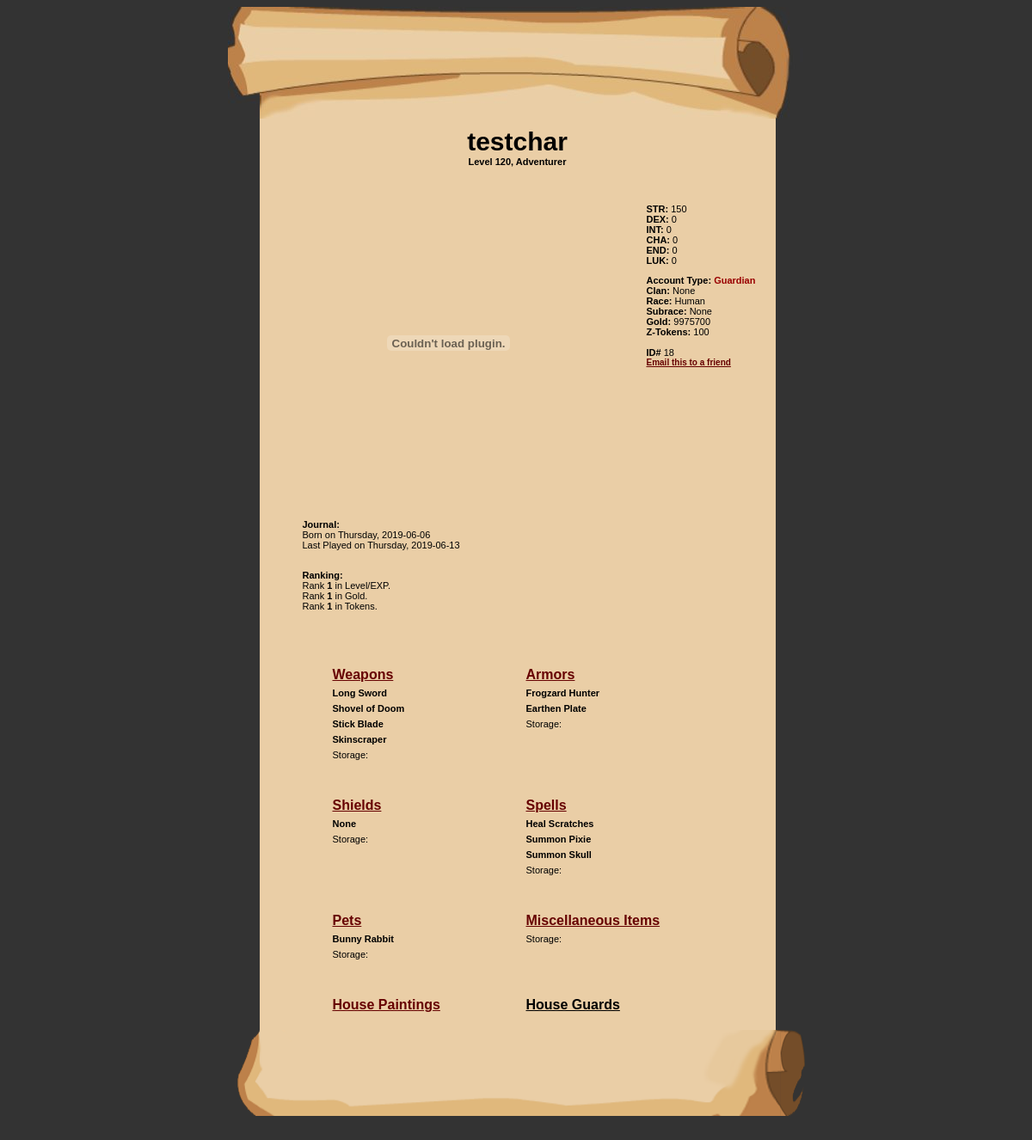
Screenshot of /Upload/zw-chardetailnew.php?temp=18 with the database file from the repository.
### tables this page shows
CREATE TABLE IF NOT EXISTS `zw_characters` (
  `id` int(11) NOT NULL AUTO_INCREMENT,
  `charname` varchar(225) NOT NULL,
  `level` int(11) NOT NULL DEFAULT '0',
  `exp` int(11) NOT NULL DEFAULT '0',
  `username` varchar(225) NOT NULL,
  `type` tinyint(1) NOT NULL DEFAULT '3',
  `face` int(11) NOT NULL,
  `facecolors` varchar(225) NOT NULL,
  `class` varchar(225) NOT NULL,
  `chartype` varchar(225) NOT NULL DEFAULT 'Guardian',
  `gold` int(11) NOT NULL DEFAULT '1000',
  `tokens` int(11) NOT NULL DEFAULT '100',
  `strength` int(11) NOT NULL DEFAULT '0',
  `dexterity` int(11) NOT NULL DEFAULT '0',
  `intelligence` int(11) NOT NULL DEFAULT '0',
  `charm` int(11) NOT NULL DEFAULT '0',
  `endurance` int(11) NOT NULL DEFAULT '0',
  `luck` int(11) NOT NULL DEFAULT '0',
  `race` varchar(225) NOT NULL DEFAULT 'Human',
  `subrace` varchar(225) NOT NULL DEFAULT 'None',
  `clan` varchar(225) NOT NULL DEFAULT 'None',
  `createdday` varchar(225) NOT NULL DEFAULT 'Someday',
  `createddate` varchar(225) NOT NULL DEFAULT 'Sometime',
  `playedday` varchar(225) NOT NULL DEFAULT 'Someday',
  `playeddate` varchar(225) NOT NULL DEFAULT 'Sometime',
  `armorcolors` varchar(225) NOT NULL DEFAULT '0x333333,0xFFFFFF,0xFF0000',
  `staff` tinyint(1) NOT NULL DEFAULT '0',
  `banned` tinyint(1) NOT NULL DEFAULT '0',
  `extraweaponSlot` int(11) NOT NULL DEFAULT '0',
  `extraarmorSlot` int(11) NOT NULL DEFAULT '0',
  `extrashieldSlot` int(11) NOT NULL DEFAULT '0',
  `extraspellSlot` int(11) NOT NULL DEFAULT '0',
  `extrapetSlot` int(11) NOT NULL DEFAULT '0',
  `extramiscSlot` int(11) NOT NULL DEFAULT '0',
  `extrahouseSlot` int(11) NOT NULL DEFAULT '0',
  `wins` int(11) NOT NULL DEFAULT '0',
  `deaths` int(11) NOT NULL DEFAULT '0',
  `HPotion` int(11) DEFAULT '1',
  `MPotion` int(11) DEFAULT '1',
  PRIMARY KEY (`id`)
);

CREATE TABLE IF NOT EXISTS `zw_items` (
  `CharId` int(11) NOT NULL,
  `AdjustId` int(11) NOT NULL AUTO_INCREMENT,
  `ItemId` int(11) NOT NULL,
  `ItemCat` varchar(225) NOT NULL DEFAULT 'weapon',
  `SortNumber` int(11) NOT NULL,
  `PetName` varchar(225) NOT NULL,
  UNIQUE KEY `AdjustId` (`AdjustId`),
  UNIQUE KEY `AdjustId_2` (`AdjustId`)
);

CREATE TABLE IF NOT EXISTS `zw_weapons` (
  `ItemId` int(11) NOT NULL,
  `ItemName` varchar(225) NOT NULL,
  `ItemDesc` varchar(225) NOT NULL,
  `ItemElement` varchar(225) NOT NULL,
  `ItemType` varchar(225) NOT NULL,
  `ItemPowerLevel` int(11) NOT NULL,
  `ItemLevel` int(11) NOT NULL,
  `ItemPowerExp` int(11) NOT NULL,
  `Dropable` tinyint(1) NOT NULL DEFAULT '1',
  `BuyType` tinyint(1) NOT NULL DEFAULT '1',
  `HoursOwned` int(11) NOT NULL DEFAULT '0',
  `BaseDamage` int(11) NOT NULL,
  `RandomDamage` int(11) NOT NULL,
  `ItemBonus` int(11) NOT NULL,
  `Buyable` tinyint(1) NOT NULL DEFAULT '1',
  `Extra` varchar(225) NOT NULL,
  `Price` int(11) NOT NULL,
  `SellPrice` int(11) NOT NULL,
  `proc` int(11) DEFAULT NULL,
  `procframe` varchar(225) DEFAULT NULL
);

CREATE TABLE IF NOT EXISTS `zw_armors` (
  `ItemId` int(11) NOT NULL,
  `ItemName` varchar(225) NOT NULL,
  `ItemDesc` varchar(225) NOT NULL,
  `ItemElement` varchar(225) NOT NULL,
  `ItemType` varchar(225) NOT NULL DEFAULT 'Melee',
  `Price` int(11) NOT NULL DEFAULT '0',
  `SellPrice` int(11) NOT NULL DEFAULT '0',
  `Dropable` tinyint(1) NOT NULL,
  `PowerLevel` int(11) NOT NULL,
  `ItemLevel` int(11) NOT NULL,
  `BuyType` tinyint(1) NOT NULL,
  `Buyable` tinyint(1) NOT NULL DEFAULT '1',
  `HoursOwned` int(11) NOT NULL,
  `Extra` varchar(225) NOT NULL,
  `ArmorFire` int(11) NOT NULL,
  `ArmorWater` int(11) NOT NULL,
  `ArmorIce` int(11) NOT NULL,
  `ArmorWind` int(11) NOT NULL,
  `ArmorEarth` int(11) NOT NULL,
  `ArmorEnergy` int(11) NOT NULL,
  `ArmorLight` int(11) NOT NULL,
  `ArmorDarkness` int(11) NOT NULL,
  `ArmorMelee` int(11) NOT NULL,
  `ArmorRanged` int(11) NOT NULL,
  `ArmorMagic` int(11) NOT NULL,
  UNIQUE KEY `ItemId` (`ItemId`)
);

CREATE TABLE IF NOT EXISTS `zw_shields` (
  `ItemId` int(11) NOT NULL,
  `ItemName` varchar(225) NOT NULL,
  `ItemDesc` varchar(225) NOT NULL,
  `ItemElement` varchar(225) NOT NULL,
  `ItemType` varchar(225) NOT NULL DEFAULT 'Melee',
  `Price` int(11) NOT NULL DEFAULT '0',
  `SellPrice` int(11) NOT NULL DEFAULT '0',
  `Dropable` tinyint(1) NOT NULL,
  `PowerLevel` int(11) NOT NULL,
  `ItemLevel` int(11) NOT NULL,
  `BuyType` tinyint(1) NOT NULL DEFAULT '1',
  `Buyable` tinyint(1) NOT NULL,
  `HoursOwned` int(11) NOT NULL,
  `Extra` varchar(225) NOT NULL,
  `ArmorFire` int(11) NOT NULL,
  `ArmorWater` int(11) NOT NULL,
  `ArmorIce` int(11) NOT NULL,
  `ArmorWind` int(11) NOT NULL,
  `ArmorEarth` int(11) NOT NULL,
  `ArmorEnergy` int(11) NOT NULL,
  `ArmorLight` int(11) NOT NULL,
  `ArmorDarkness` int(11) NOT NULL,
  `ArmorMelee` int(11) NOT NULL,
  `ArmorRanged` int(11) NOT NULL,
  `ArmorMagic` int(11) NOT NULL
);

CREATE TABLE IF NOT EXISTS `zw_spells` (
  `ItemId` int(11) NOT NULL,
  `ItemName` varchar(225) NOT NULL,
  `ItemDesc` varchar(225) NOT NULL,
  `ItemElement` varchar(225) NOT NULL,
  `ItemType` varchar(225) NOT NULL DEFAULT 'Melee',
  `Cost` int(11) NOT NULL,
  `Price` int(11) NOT NULL DEFAULT '0',
  `SellPrice` int(11) NOT NULL DEFAULT '0',
  `Dropable` tinyint(1) NOT NULL,
  `PowerLevel` int(11) NOT NULL,
  `ItemLevel` int(11) NOT NULL,
  `BuyType` tinyint(1) NOT NULL DEFAULT '1',
  `Buyable` tinyint(1) NOT NULL,
  `HoursOwned` int(11) NOT NULL,
  `Extra` varchar(225) DEFAULT NULL
);

CREATE TABLE IF NOT EXISTS `zw_pets` (
  `ItemId` int(11) NOT NULL,
  `ItemName` varchar(225) NOT NULL,
  `ItemDesc` varchar(225) NOT NULL,
  `ItemElement` varchar(225) NOT NULL,
  `ItemType` varchar(225) NOT NULL DEFAULT 'Melee',
  `Charisma` int(11) NOT NULL,
  `Price` int(11) NOT NULL DEFAULT '0',
  `SellPrice` int(11) NOT NULL DEFAULT '0',
  `Dropable` tinyint(1) NOT NULL,
  `PowerLevel` int(11) NOT NULL,
  `ItemLevel` int(11) NOT NULL,
  `BuyType` tinyint(1) NOT NULL DEFAULT '1',
  `Buyable` tinyint(1) NOT NULL,
  `HoursOwned` int(11) NOT NULL,
  `Extra` varchar(225) NOT NULL,
  `BaseHP` int(11) NOT NULL,
  `BaseDamage` int(11) NOT NULL,
  `RandomDamage` int(11) NOT NULL,
  `BonusToHit` int(11) NOT NULL
);

### Upload/zw-chardetailnew.php (the view, shortened to what the rows shown need)
<?php
$charid = mysql_real_escape_string(stripslashes($_GET["temp"]));
$character = mysql_query("SELECT * FROM zw_characters WHERE id='{$charid}' LIMIT 1");
$chr = mysql_fetch_array($character);
?>
<HTML>
<HEAD>
	<link href="images/css/chardetail.css" rel="stylesheet" type="text/css" />
</HEAD>
<BODY>
<TABLE WIDTH="671" BORDER="0" align="center" CELLPADDING="0" CELLSPACING="0">
	<TR>
		<TD width="600" align="left" valign="top" bgcolor="#EACEA6">
		 <table width="600" border="0" cellpadding="10" cellspacing="0">
          <tr align="center">
            <td colspan="2">
				<p>
					<span class="style1"><?php echo $chr["charname"]; ?></span><br>
					<b>Level <?php echo $chr["level"]; ?>, <?php echo $chr["class"]; ?></b>
				</p>
			</td>
          </tr>
          <tr>
            <td align="left" valign="top">
				<br/>
				<p>
            	  <b>STR:</b> <?php echo $chr["strength"]; ?><br/>
		          <b>DEX:</b> <?php echo $chr["dexterity"]; ?><br/>
	              <b>INT:</b> <?php echo $chr["intelligence"]; ?><br/>
				  <b>CHA:</b> <?php echo $chr["charm"]; ?><br/>
				  <b>END:</b> <?php echo $chr["endurance"]; ?><br/>
				  <b>LUK:</b> <?php echo $chr["luck"]; ?><br/>
				</p>
				<p>
					<b>Account Type:</b><span class="style5">
						<?php echo $chr["chartype"]; ?>
					</span>
				  <br />
 				  <b>Clan: </b> <?php echo $chr["clan"]; ?><br/>
				  <b>Race: </b> <?php echo $chr["race"]; ?><br/>
 				  <b>Subrace: </b> <?php echo $chr["subrace"]; ?><br/>
                  <b>Gold:</b> <?php echo $chr["gold"]; ?><br/>
                  <b>Z-Tokens:</b> <?php echo $chr["tokens"]; ?><br/>
                  <br/>
				  <b>ID#</b> <?php echo $charid; ?><br>
                    <a href="mailto:yourfriend@email.com?subject=AdventureQuest Character Sheet&body=The link to my character is: http://divi.hobo-studios.org/charview.php?id=<?php echo $charid; ?>" class="style2"><b>Email this to a friend</b></a>
                </p>
            </td>
        </tr>
		<tr>
		<td>
		  <blockquote>
			<b>Journal:</b><br/>
				Born on <?php echo $chr["createdday"]; ?>, <?php echo $chr["createddate"]; ?><br/>
				Last Played on <?php echo $chr["playedday"]; ?>, <?php echo $chr["playeddate"]; ?><br/><br/>
			</blockquote>
			<?php if ($chr["staff"] != 1 && $chr["banned"] != 1) { ?>
			<blockquote>
			<b>Ranking:</b><br/>
				Rank <b></b> in Level/EXP.<br/>
				Rank <b></b> in Gold.<br/>
				Rank <b></b> in Tokens.<br/>
			</blockquote>
			<?php }; ?>
		</td>
	</tr>
      <tr>
        <td colspan="2" align="left" valign="top">
		<table width="450" cellspacing="0" cellpadding="6" align="center">
		<tr valign="top">
		  <td width="205">
			<table width="200" cellpadding="2">
				<?php
				$weapons = mysql_query("SELECT * FROM zw_items WHERE ItemCat='weapon' AND CharId='{$charid}' ORDER BY SortNumber ASC LIMIT 8");
				while($wep = mysql_fetch_array($weapons)){
				$information = mysql_query("SELECT * FROM zw_weapons WHERE ItemId='{$wep["ItemId"]}'");
				$i = mysql_fetch_array($information);
				?>
				<tr align="left" valign="top">
					<td class="normal" nowrap>
						<b><?php echo $i["ItemName"]; ?></b></td>
				</tr>
      <?php
       }
      ?>
			</table>
		  </td>
		  <td width="205">
			<table width="200" cellpadding="2">
				<?php
				$armors = mysql_query("SELECT * FROM zw_items WHERE ItemCat='armor' AND CharId='{$charid}' ORDER BY SortNumber ASC LIMIT 8");
				while($arm = mysql_fetch_array($armors)){
				$information1 = mysql_query("SELECT * FROM zw_armors WHERE ItemId='{$arm["ItemId"]}'");
				$i1 = mysql_fetch_array($information1);
				?>
				<tr align="left" valign="top">
					<td class="normal" nowrap>
						<b><?php echo $i1["ItemName"]; ?></b></td>
				</tr>
      <?php
       }
      ?>
			</table>
		  </td>
		</tr>
		<tr valign="top">
		  <td width="205">
			<table width="200" cellpadding="2">
								<?php
				$shields = mysql_query("SELECT * FROM zw_items WHERE ItemCat='shield' AND CharId='{$charid}' ORDER BY SortNumber ASC LIMIT 8");
				while($sld = mysql_fetch_array($shields)){
				$information2 = mysql_query("SELECT * FROM zw_shields WHERE ItemId='{$sld["ItemId"]}'");
				$i2 = mysql_fetch_array($information2);
				?>
				<tr align="left" valign="top">
					<td class="normal" nowrap>
						<b><?php echo $i2["ItemName"]; ?></b></td>
				</tr>
      <?php
       }
      ?>
			</table>
		</td>
		<td width="205">
			<table width="200" cellpadding="2">
												<?php
				$spells = mysql_query("SELECT * FROM zw_items WHERE ItemCat='spell' AND CharId='{$charid}' ORDER BY SortNumber ASC LIMIT 8");
				while($spl = mysql_fetch_array($spells)){
				$information3 = mysql_query("SELECT * FROM zw_spells WHERE ItemId='{$spl["ItemId"]}'");
				$i3 = mysql_fetch_array($information3);
				?>
				<tr align="left" valign="top">
					<td class="normal" nowrap>
						<b><?php echo $i3["ItemName"]; ?></b></td>
				</tr>
      <?php
       }
      ?>
			</table>
  		  </td>
		</tr>
		<tr valign="top">
		  <td width="205">
			<table width="200" cellpadding="2">
												<?php
				$pets = mysql_query("SELECT * FROM zw_items WHERE ItemCat='pet' AND CharId='{$charid}' ORDER BY SortNumber ASC LIMIT 8");
				while($pet = mysql_fetch_array($pets)){
				$information4 = mysql_query("SELECT * FROM zw_pets WHERE ItemId='{$pet["ItemId"]}'");
				$i4 = mysql_fetch_array($information4);
				?>
				<tr align="left" valign="top">
					<td class="normal" nowrap>
						<b><?php echo $i4["ItemName"]; ?></b></td>
				</tr>
      <?php
       }
      ?>
			</table>
		</td>
	</tr>
	</table>
	</td>
	</tr>
	</table>
</td>
</tr>
</TABLE>
<br/>
<br/>
</BODY>
</HTML>

### rows the page displays
zw_characters: charname "testchar", level "120", class "Adventurer", strength "150", dexterity "0", intelligence "0", charm "0", endurance "0", luck "0", chartype "Guardian", clan "None", race "Human", subrace "None", gold "9975700", tokens "100", createdday "Thursday", createddate "2019-06-06", playedday "Thursday", playeddate "2019-06-13"
zw_items: zw_weapons.ItemName "Long Sword"
zw_items: zw_weapons.ItemName "Shovel of Doom"
zw_items: zw_weapons.ItemName "Stick Blade"
zw_items: zw_weapons.ItemName "Skinscraper"
zw_items: ItemId.ItemName "Frogzard Hunter"
zw_items: ItemId.ItemName "Earthen Plate"
zw_items: zw_shields.ItemName "None"
zw_items: zw_spells.ItemName "Heal Scratches"
zw_items: zw_spells.ItemName "Summon Pixie"
zw_items: zw_spells.ItemName "Summon Skull"
zw_items: zw_pets.ItemName "Bunny Rabbit"

### other values shown
$charid "18"
$levelrank2['count(*)']+1 "1"
$goldrank2['count(*)']+1 "1"
$tokenrank2['count(*)']+1 "1"
